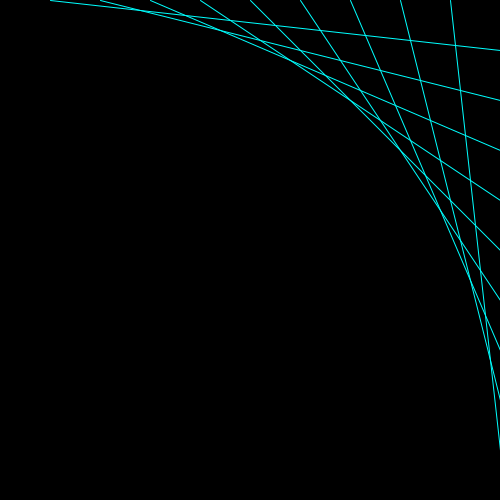
Frame 1 (no input)
Frame 60 (the mouse pressed at the canvas centre just before this capture): identical to frame 1, image omitted
Frame 120 (the mouse held since frame 60 and released just before this capture): identical to frame 1, image omitted

The Processing sketch that drew this single still picture (run headless with seeded random() and noise(); from frame 60 on, the mouse is pressed at the canvas centre):

// Processing sketch: processing_38037
// ── processing_38037.pde

void setup()
{
  size(500, 500);

}
void draw()
{ background(0, 0, 0);
  smooth();
  stroke(0, 255, 255);
  float xx;
  for (xx = 50; xx<=width; xx = xx+50)
  {
    line(xx, 0, width, xx);
  }
}
